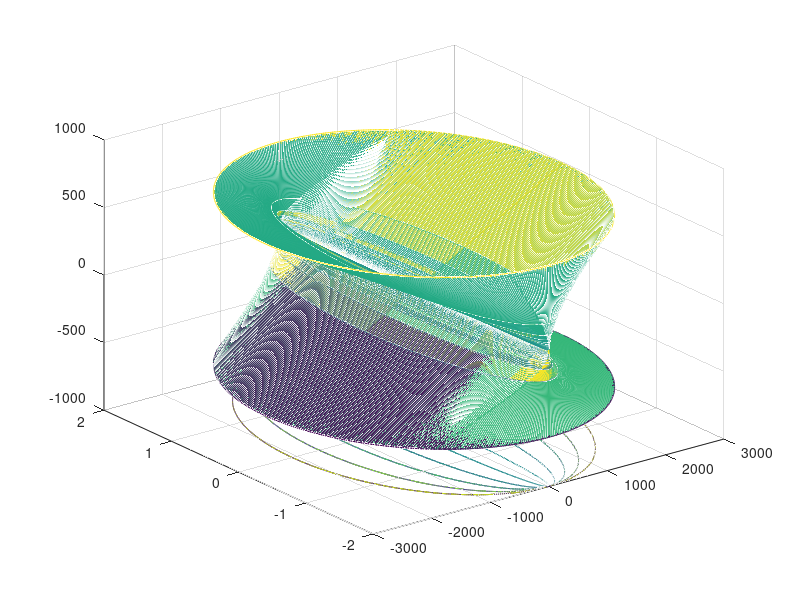

The MATLAB source for this figure:
tx = linspace (-pi, pi, 1000);
ty = linspace (-2*pi, 2*pi, 1000);
[xx, yy] = meshgrid (tx, ty);
X = 4.* cos(yy) .* sec (xx);
Y = 2 .* sin(yy) .* sin (xx);
Z = tan(xx);

meshc (X, Y, Z)